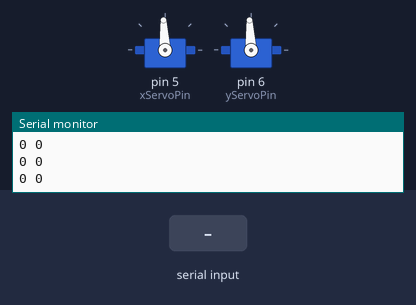
Bench run of a sketch on a simulated Arduino Uno, built with avr-gcc and run on an emulated ATmega328P. Shown: 2 × servo, the last lines printed to the serial monitor. Inputs (shaded band) come from the test bench.

Above: at 1.2 s.
1.3 s: "200E" received over Serial
At 1.8 s:
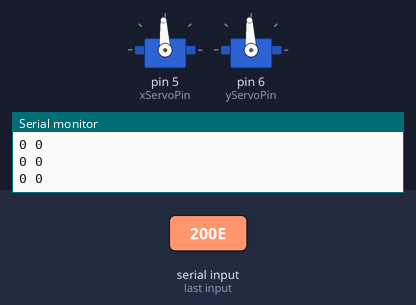
2.9 s: "90,45E" received over Serial
At 4.3 s:
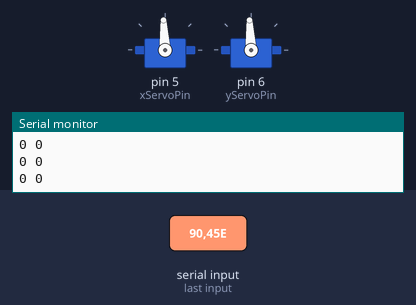
Timing chart, 0 to 5.9 s (numbered marks = the images above; inputs shaded):
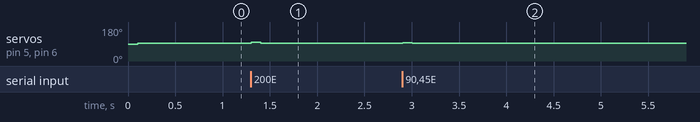

The sketch:

Turret.ino
```cpp
//=============================SERVO================================
#include <Servo.h>

const int xServoPin = 5;//Horizontal servo
const int yServoPin = 6;//Vertical servo

int xSensitivity = 40;
int ySensitivity = 40;

Servo xServo;
Servo yServo;

void setup() {
  servo_setup();

  Serial.begin(9600);
  Serial.setTimeout(100);
}

void servo_setup()
{
  xServo.attach(xServoPin);
  yServo.attach(yServoPin);
}

void loop()
{
  loop_function();
}

void SerialEvent()
{
  loop_function();
}

String rawString = "";
int xSpeed = 0;
int ySpeed = 0;

void loop_function()
{
  rawString = Serial.readStringUntil('E');
  rawString.remove(rawString.indexOf("E"));

  parse_raw_string(rawString, &xSpeed, &ySpeed);

  Serial.print(xSpeed);
  Serial.print(" ");
  Serial.print(ySpeed);
  Serial.println();

  xServo.writeMicroseconds(1500 + (xSpeed/100.0*xSensitivity));
  yServo.writeMicroseconds(1500 + (ySpeed/100.0*ySensitivity));
}

void parse_raw_string(String rawString, int *x, int *y)
{
  String rawStringX = rawString;
  String rawStringY = rawString;

  rawStringX.remove(rawStringX.indexOf("Y"));
  rawStringX.remove(rawStringX.indexOf("X"), 1);
  *x = rawStringX.toInt();

  rawStringY.remove(0, rawStringY.indexOf("Y") + 1);
  *y = rawStringY.toInt();
}
```

Measured:
- after the input at 1.3 s, servo on pin 5 (xServoPin), servo on pin 6 (yServoPin): 93° → 100° at once, → 93° 0.10 s later
- after the input at 2.9 s, servo on pin 5 (xServoPin), servo on pin 6 (yServoPin): 93° → 96° at once, → 93° 0.10 s later
